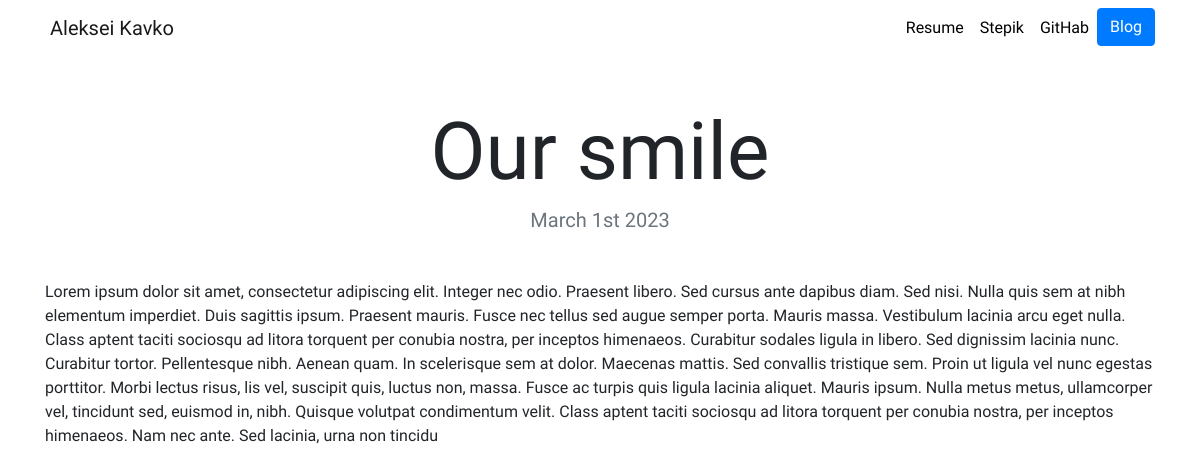
Page /blog/1/ on the committed database.
### blog/models.py (models this page shows, shortened)
class Blogs(models.Model):
    title = models.CharField(max_length=250)
    description = models.TextField(max_length=1000)
    date = models.DateField()

### blog/views.py (the view)
# urls.py: path('<int:blog_id>/', views.detail, name='detail'),
def detail(request, blog_id):
    blog = get_object_or_404(Blogs, pk=blog_id)
    return render(request, 'blog/detail.html', {'blog':blog})

### blog/templates/blog/detail.html
{% extends "portfolio/base.html" %}
{% load static %}
{% block content %}
<h1 class="text-center mt-5" id="blogdetailtitle">{{ blog.title }}</h1>
<h5 class="text-center text-muted mb-5">{{ blog.date|date:'F jS Y' }}</h5>
{{ blog.description|safe }}
{% endblock %}

### portfolio/static/portfolio/custom.css (style rules this page uses)
body { font-family: 'Josefin Sans', sans-serif; }
@media (min-width: 992px) { #blogdetailtitle { font-size: 5rem; } }

### rows in the picture
Blogs: title "Our smile", date "March 1st 2023", description "Lorem ipsum dolor sit amet, consectetur adipiscing elit. Integer nec odio. Praesent libero. Sed cursus ante dapibus diam. Sed nisi. Nulla quis sem at nibh elementum imperdiet. Duis sagittis ipsum. Praesent mauris. Fusce nec tellus sed augue semper porta. Mauris massa. Vestibulum lacinia arcu eget nulla. Class aptent taciti sociosqu ad litora torquent per conubia nostra, per inceptos himenaeos. Curabitur sodales ligula in libero. Sed dignissim lacinia nunc. Curabitur tortor. Pellentesque nibh. Aenean quam. In scelerisque sem at dolor. Maecenas mattis. Sed convallis tristique sem. Proin ut ligula vel nunc egestas porttitor. Morbi lectus risus, lis vel, suscipit quis, luctus non, massa. Fusce…"
